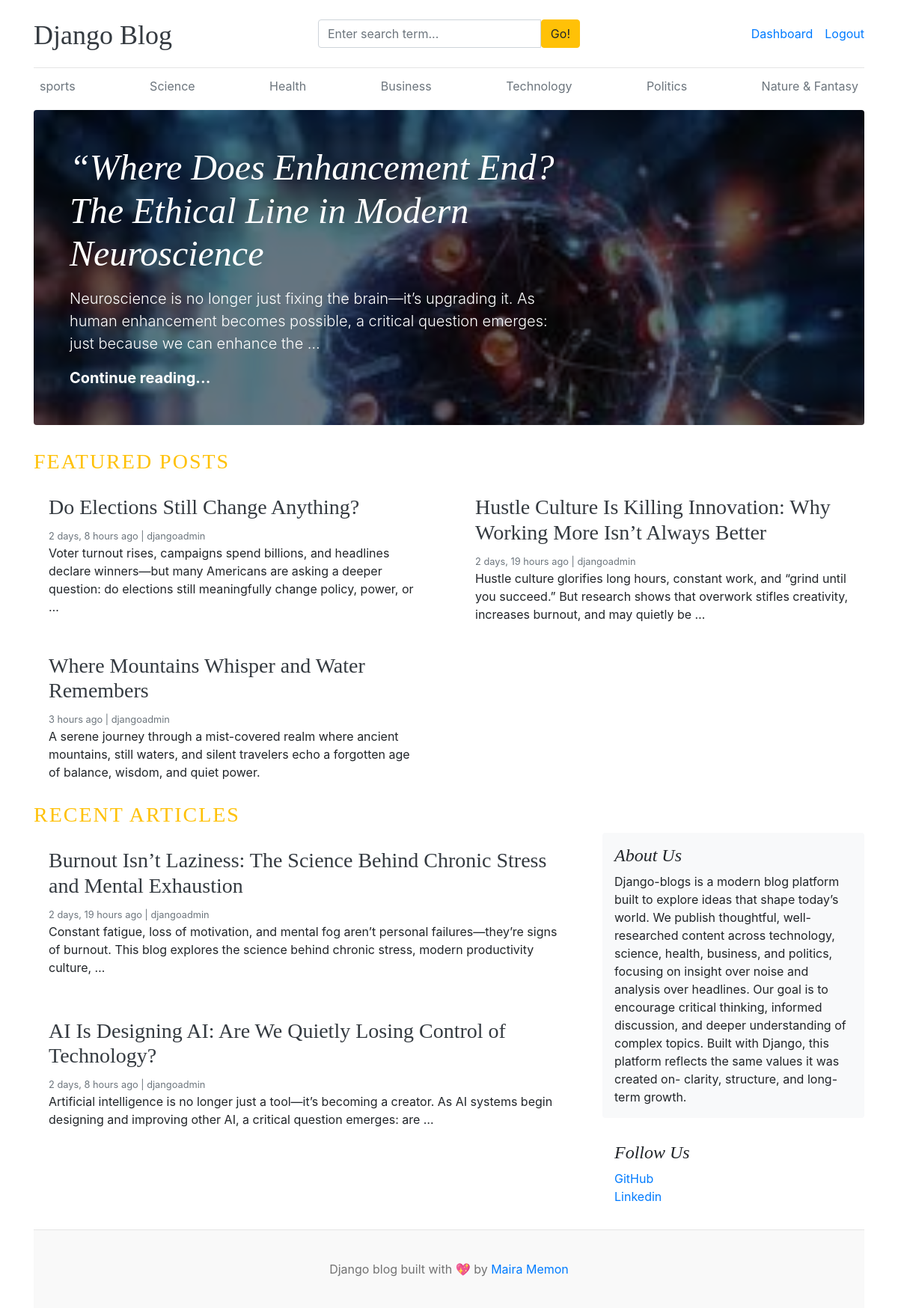
The app's page / (signed in) with its own data.
### blogs/models.py (models this page shows, shortened)
class Category(models.Model):
    category_name = models.CharField(max_length=50, unique=True)
    created_at = models.DateTimeField(auto_now_add=True)
    updated_at = models.DateTimeField(auto_now=True)
    class Meta:
        verbose_name_plural = 'categories'

class Blog(models.Model):
    title = models.CharField(max_length=100)
    slug = models.SlugField(max_length=150, unique=True, blank=True)
    category = models.ForeignKey(Category, on_delete=models.CASCADE)
    author = models.ForeignKey(User, on_delete=models.CASCADE)
    featured_image = models.ImageField(upload_to='uploads/%Y/%m/%d', blank=True, null=True)
    short_description = models.TextField(max_length=500)
    blog_body = models.TextField(max_length=2000)
    status = models.CharField(max_length=20, choices=STATUS_CHOICES, default="Draft")
    is_featured = models.BooleanField(default=False)
    created_at = models.DateTimeField(auto_now_add=True)
    updated_at = models.DateTimeField(auto_now=True)

### pages/models.py (models this page shows, shortened)
class About(models.Model):
    about_heading = models.CharField(max_length=25)
    about_description = models.TextField(max_length=500)
    created_at = models.DateTimeField(auto_now_add=True)
    updated_at = models.DateTimeField(auto_now=True)
    class Meta:
        verbose_name_plural = 'About'

class SocialLink(models.Model):
    platform = models.CharField(max_length=50)
    link = models.URLField(max_length=200)
    created_at = models.DateTimeField(auto_now_add=True)
    updated_at = models.DateTimeField(auto_now=True)

### blog_main/views.py (the view)
# urls.py: 2. Add a URL to urlpatterns:  path('', views.home, name='home')
def home(request):
    featured_posts = Blog.objects.filter(is_featured=True, status='Published').order_by('updated_at')
    posts = Blog.objects.filter(is_featured=False, status='Published')
    try:
       about = About.objects.get()
    except :
        about = None
    context = {
        'featured_posts': featured_posts,
        'posts': posts,
        'about': about,
    }
    return render(request, 'home.html', context)

### blogs/context_processors.py (called while the page is built)
def get_categories(request):
    categories = Category.objects.all()
    return dict(categories=categories)

def get_social_links(request):
    social_links = SocialLink.objects.all()
    return dict(social_links=social_links)

### templates/home.html (shortened to what this page needs)
{% extends 'base.html' %}
  {% block content %}
  {% for post in featured_posts %}
    {% if forloop.first %}
    <div class="jumbotron p-3 p-md-5 text-white rounded bg-dark" style="background-image: url('{{ post.featured_image.url }}');background-blend-mode: overlay;background-size:cover;">
      <div class="col-md-8 px-0">
        <h1 class="display-4 font-italic">{{ post.title }}</h1>
        <p class="lead my-3">{{ post.short_description | truncatewords:25 }}</p>
        <p class="lead mb-0"><a href="{% url 'blogs' post.slug %}" class="text-white font-weight-bold">Continue reading...</a></p>
      </div>
    </div>
    {% endif %}
  {% endfor %}
  <h3 class="text-uppercase text-warning" style="letter-spacing: 2px;">Featured Posts</h3>
  <div class="row mb-2">
    {% for post in featured_posts %}
      {% if not forloop.first %}
    <div class="col-md-6">
      <div class="card border-0" >
        <div class="card-body">
          <h3><a href="{% url 'blogs' post.slug %}" class="text-dark">{{ post.title }}</a></h3>
          <small class="mb-1 text-muted">{{ post.created_at | timesince }} ago | {{ post.author }}</small>
          <p class="card-text">{{ post.short_description | truncatewords:25 }}</p>
        </div>
      </div>
    </div>
      {% endif %}
    {% endfor %}
  </div>
  <h3 class="text-uppercase text-warning" style="letter-spacing: 2px;">Recent Articles</h3>
  <div class="row">
    <div class="col-md-8">
      {% for post in posts %}
      <div class="card border-0 mb-3">
        <div class="card-body">
          <h3><a href="{% url 'blogs' post.slug %}" class="text-dark">{{ post.title }}</a></h3>
          <small class="mb-1 text-muted">{{ post.created_at | timesince }} ago | {{ post.author }}</small>
          <p class="card-text">{{ post.short_description | truncatewords:25 }}</p>
        </div>
      </div>
      {% endfor %}
    </div>
      <aside class="col-md-4 blog-sidebar">
        <div class="p-3 mb-3 bg-light rounded">
          <h4 class="font-italic">{{ about.about_heading }}</h4>
          <p class="mb-0">{{ about.about_description }}</p>
        </div>
        {% if social_links %}
        <div class="p-3">
          <h4 class="font-italic">Follow Us</h4>
          <ol class="list-unstyled">
            {%for i in social_links %}
            <li><a href="{{ i.link }}" target="_blank" >{{ i.platform }}</a></li>
            {% endfor %}
          </ol>
        </div>
        {% endif %}
      </aside>
    </div>
{% endblock %}

### templates/base.html (shortened to what this page needs)
{% load static %}
<!DOCTYPE html>
<html lang="en">
<head>
    <link href="https://getbootstrap.com/docs/4.0/dist/css/bootstrap.min.css" rel="stylesheet">
    <link href="{% static 'css/blog.css' %}" rel="stylesheet">
    <link rel="stylesheet" href="https://cdnjs.cloudflare.com/ajax/libs/font-awesome/4.7.0/css/font-awesome.min.css">
  </head>
<body>
    <div class="container">
      <header class="blog-header py-3">
        <div class="row flex-nowrap justify-content-between align-items-center">
          <div class="col-4 pt-1">
            <a class="blog-header-logo text-dark" href="/">Django Blog</a>
          </div>
          <div class="col-4">
            <form action="{% url 'search' %}" method="GET">
              <div class="input-group">
                <input class="form-control" type="text" name="keyword" value="{{ keyword }}" placeholder="Enter search term..." aria-label="Enter search term..." aria-describedby="button-search" />
                <button type="submit" class="btn btn-warning" id="button-search" type="button">Go!</button>
            </div>
            </form>
          </div>
          <div class="col-4 d-flex justify-content-end align-items-center">
            {% if not user.is_authenticated %}
            <a class="btn btn-sm btn-warning" href="{% url 'login' %}">Login</a> &nbsp;
            <a class="btn btn-sm btn-outline-secondary" href="{% url 'register' %}">Register</a>
            {% else %}
            <span><a href="{% url 'dashboard' %}">Dashboard</a></span>
            <span><a href="{% url 'logout' %}">Logout</a></span>
            {% endif %}
          </div>
        </div>
      </header>
      <div class="nav-scroller py-1 mb-2">
        <nav class="nav d-flex justify-content-between">
          {% for cat in categories %}
          <a class="p-2 text-muted" href="{% url 'posts_by_category' cat.id %}">{{ cat.category_name }}</a>
          {% endfor %}
        </nav>
      </div>
{% block content %}
{% endblock %}
<footer class="blog-footer">
    <p>Django blog built with 💖 by <a href="#">Maira Memon</a></p>
  </footer>
  </body>
  </html>

### blog_main/static/css/blog.css (style rules this page uses)
.blog-header { border-bottom: 1px solid #e5e5e5; }
.blog-header-logo { font-family: "Playfair Display", Georgia, "Times New Roman", serif; font-size: 2.25rem; }
h1, h2, h3, h4, h5, h6 { font-family: "Playfair Display", Georgia, "Times New Roman", serif; }
.display-4 { font-size: 2.5rem; }
@media (min-width: 768px) { .display-4 { font-size: 3rem; } }
.blog-footer { padding: 2.5rem 0; color: #727272; text-align: center; background-color: #f9f9f9; border-top: .05rem solid #e5e5e5; }
.blog-footer p:last-child { margin-bottom: 0; }

### records on screen
Category: category_name "sports"
Category: category_name "Science"
Category: category_name "Health"
Category: category_name "Business"
Category: category_name "Technology"
Category: category_name "Politics"
Category: category_name "Nature & Fantasy"
Blog: featured_image (picture), title "“Where Does Enhancement End? The Ethical Line in Modern Neuroscience", short_description "Neuroscience is no longer just fixing the brain—it’s upgrading it. As human enhancement becomes possible, a critical question emerges: just because we can enhance the …"
Blog: title "Do Elections Still Change Anything?", created_at "2 days, 8 hours", author "djangoadmin", short_description "Voter turnout rises, campaigns spend billions, and headlines declare winners—but many Americans are asking a deeper question: do elections still meaningfully change policy, power, or …"
Blog: title "Hustle Culture Is Killing Innovation: Why Working More Isn’t Always Better", created_at "2 days, 19 hours", author "djangoadmin", short_description "Hustle culture glorifies long hours, constant work, and “grind until you succeed.” But research shows that overwork stifles creativity, increases burnout, and may quietly be …"
Blog: title "Where Mountains Whisper and Water Remembers", created_at "3 hours", author "djangoadmin", short_description "A serene journey through a mist-covered realm where ancient mountains, still waters, and silent travelers echo a forgotten age of balance, wisdom, and quiet power."
Blog: title "Burnout Isn’t Laziness: The Science Behind Chronic Stress and Mental Exhaustion", created_at "2 days, 19 hours", author "djangoadmin", short_description "Constant fatigue, loss of motivation, and mental fog aren’t personal failures—they’re signs of burnout. This blog explores the science behind chronic stress, modern productivity culture, …"
Blog: title "AI Is Designing AI: Are We Quietly Losing Control of Technology?", created_at "2 days, 8 hours", author "djangoadmin", short_description "Artificial intelligence is no longer just a tool—it’s becoming a creator. As AI systems begin designing and improving other AI, a critical question emerges: are …"
About: about_heading "About Us", about_description "Django-blogs is a modern blog platform built to explore ideas that shape today’s world. We publish thoughtful, well-researched content across technology, science, health, business, and politics, focusing on insight over noise and analysis over headlines. Our goal is to encourage critical thinking, informed discussion, and deeper understanding of complex topics. Built with Django, this platform reflects the same values it was created on- clarity, structure, and long-term growth."
SocialLink: platform "GitHub"
SocialLink: platform "Linkedin"
